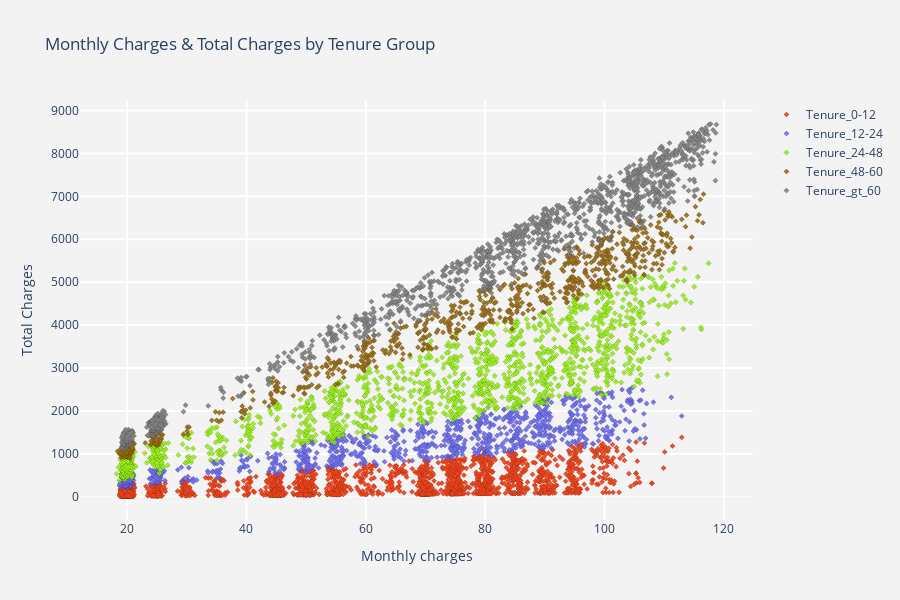
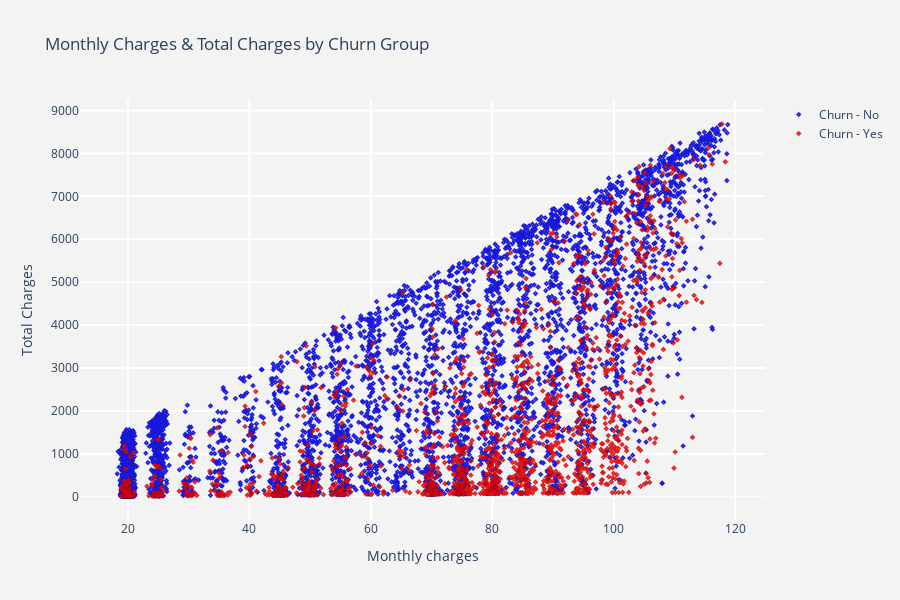

Here is the notebook cell these charts were saved with, in order:
### Code cell
# Monthly charges and total charges by tenure and churn group

# Scatter plot monthly charges & total charges by tenure group

def plot_tenure_scatter(tenure_group,color) :
    tracer = go.Scatter(x = telcom[telcom["tenure_group"] == tenure_group]["MonthlyCharges"],
                        y = telcom[telcom["tenure_group"] == tenure_group]["TotalCharges"],
                        mode = "markers",marker = dict(line = dict(color = "black",
                                                                   width = .2),
                                                       size = 4 , color = color,
                                                       symbol = "diamond-dot",
                                                      ),
                        name = tenure_group,
                        opacity = .9
                       )
    return tracer

# Scatter plot monthly charges & total charges by churn group

def plot_churncharges_scatter(churn,color) :
    tracer = go.Scatter(x = telcom[telcom["Churn"] == churn]["MonthlyCharges"],
                        y = telcom[telcom["Churn"] == churn]["TotalCharges"],
                        mode = "markers",marker = dict(line = dict(color = "black",
                                                                   width = .2),
                                                       size = 4 , color = color,
                                                       symbol = "diamond-dot",
                                                      ),
                        name = "Churn - " + churn,
                        opacity = .9
                       )
    return tracer

trace1 = plot_tenure_scatter("Tenure_0-12","#FF3300")
trace2 = plot_tenure_scatter("Tenure_12-24","#6666FF")
trace3 = plot_tenure_scatter("Tenure_24-48","#99FF00")
trace4 = plot_tenure_scatter("Tenure_48-60","#996600")
trace5 = plot_tenure_scatter("Tenure_gt_60","grey")
trace6 = plot_churncharges_scatter("Yes","red")
trace7 = plot_churncharges_scatter("No","blue")

data1   = [trace1,trace2,trace3,trace4,trace5] 
data2   = [trace7,trace6]

# Layout
def layout_title(title) :
    layout = go.Layout(dict(title = title,
                            plot_bgcolor  = "rgb(243,243,243)",
                            paper_bgcolor = "rgb(243,243,243)",
                            xaxis = dict(gridcolor = 'rgb(255, 255, 255)',
                                         title = "Monthly charges",
                                         zerolinewidth=1,ticklen=5,gridwidth=2),
                            yaxis = dict(gridcolor = 'rgb(255, 255, 255)',
                                         title = "Total Charges",
                                         zerolinewidth=1,ticklen=5,gridwidth=2),
                            height = 600
                           )
                      )
    return layout

layout1  = layout_title("Monthly Charges & Total Charges by Tenure Group")
layout2  = layout_title("Monthly Charges & Total Charges by Churn Group")
fig1 = go.Figure(data = data1,layout = layout1)
fig2 = go.Figure(data = data2,layout = layout2)

image_path = "outputs/scatter_plot_tenure_group.png"
fig1.write_image(image_path)

# Upload the file explicitly into artifacts 
run.upload_file(name = image_path, path_or_stream = image_path)

py.iplot(fig1)

image_path = "outputs/scatter_plot_churn_group.png"
fig2.write_image(image_path)

# Upload the file explicitly into artifacts 
run.upload_file(name = image_path, path_or_stream = image_path)

py.iplot(fig2)

### Figure 1 — Plotly figure (JSON) as saved in the notebook; plotly's stock layout.template omitted (floating-point values rounded to 4 significant figures; data arrays with more than 128 entries replaced by an {"elided": "..."} marker saying what was removed)
{"data": [{"marker": {"color": "#FF3300", "line": {"color": "black", "width": 0.2}, "size": 4, "symbol": "diamond-dot"}, "mode": "markers", "name": "Tenure_0-12", "opacity": 0.9, "type": "scatter", "x": {"elided": "2176 float values"}, "y": {"elided": "2176 float values"}}, {"marker": {"color": "#6666FF", "line": {"color": "black", "width": 0.2}, "size": 4, "symbol": "diamond-dot"}, "mode": "markers", "name": "Tenure_12-24", "opacity": 0.9, "type": "scatter", "x": {"elided": "1024 float values"}, "y": {"elided": "1024 float values"}}, {"marker": {"color": "#99FF00", "line": {"color": "black", "width": 0.2}, "size": 4, "symbol": "diamond-dot"}, "mode": "markers", "name": "Tenure_24-48", "opacity": 0.9, "type": "scatter", "x": {"elided": "1594 float values"}, "y": {"elided": "1594 float values"}}, {"marker": {"color": "#996600", "line": {"color": "black", "width": 0.2}, "size": 4, "symbol": "diamond-dot"}, "mode": "markers", "name": "Tenure_48-60", "opacity": 0.9, "type": "scatter", "x": {"elided": "832 float values"}, "y": {"elided": "832 float values"}}, {"marker": {"color": "grey", "line": {"color": "black", "width": 0.2}, "size": 4, "symbol": "diamond-dot"}, "mode": "markers", "name": "Tenure_gt_60", "opacity": 0.9, "type": "scatter", "x": {"elided": "1407 float values"}, "y": {"elided": "1407 float values"}}], "layout": {"height": 600, "paper_bgcolor": "rgb(243,243,243)", "plot_bgcolor": "rgb(243,243,243)", "title": {"text": "Monthly Charges & Total Charges by Tenure Group"}, "xaxis": {"gridcolor": "rgb(255, 255, 255)", "gridwidth": 2, "ticklen": 5, "title": {"text": "Monthly charges"}, "zerolinewidth": 1}, "yaxis": {"gridcolor": "rgb(255, 255, 255)", "gridwidth": 2, "ticklen": 5, "title": {"text": "Total Charges"}, "zerolinewidth": 1}}}

### Figure 2 — Plotly figure (JSON) as saved in the notebook; plotly's stock layout.template omitted (floating-point values rounded to 4 significant figures; data arrays with more than 128 entries replaced by an {"elided": "..."} marker saying what was removed)
{"data": [{"marker": {"color": "blue", "line": {"color": "black", "width": 0.2}, "size": 4, "symbol": "diamond-dot"}, "mode": "markers", "name": "Churn - No", "opacity": 0.9, "type": "scatter", "x": {"elided": "5164 float values"}, "y": {"elided": "5164 float values"}}, {"marker": {"color": "red", "line": {"color": "black", "width": 0.2}, "size": 4, "symbol": "diamond-dot"}, "mode": "markers", "name": "Churn - Yes", "opacity": 0.9, "type": "scatter", "x": {"elided": "1869 float values"}, "y": {"elided": "1869 float values"}}], "layout": {"height": 600, "paper_bgcolor": "rgb(243,243,243)", "plot_bgcolor": "rgb(243,243,243)", "title": {"text": "Monthly Charges & Total Charges by Churn Group"}, "xaxis": {"gridcolor": "rgb(255, 255, 255)", "gridwidth": 2, "ticklen": 5, "title": {"text": "Monthly charges"}, "zerolinewidth": 1}, "yaxis": {"gridcolor": "rgb(255, 255, 255)", "gridwidth": 2, "ticklen": 5, "title": {"text": "Total Charges"}, "zerolinewidth": 1}}}
